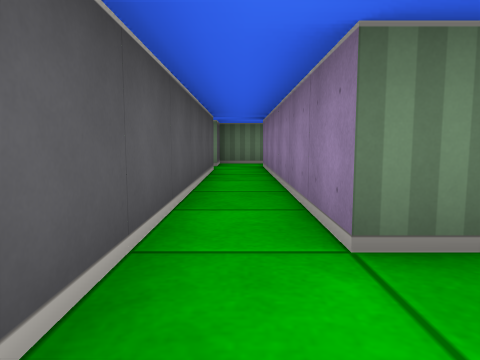
view 1 (above)

17 first-person views from a walk through a cub3D level. The camera is about half as high as the walls, tilts 6° down and sees 70° across. The floor is counted in squares. Each view is taken from the middle of a square. On the plan, view 1 faces up. The plan holds only what a view shows up to about 9 squares ahead; the rest is blank.

view 2
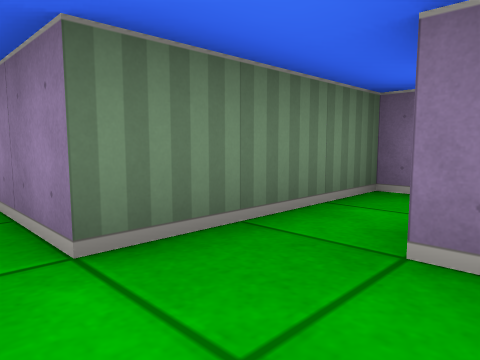

view 3
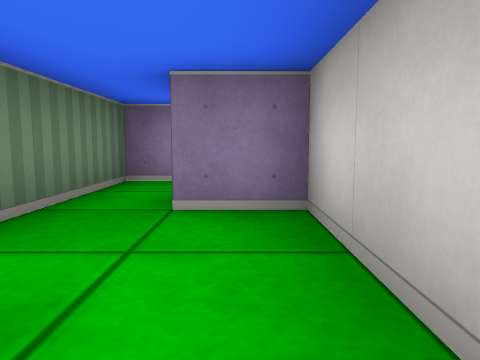

view 4
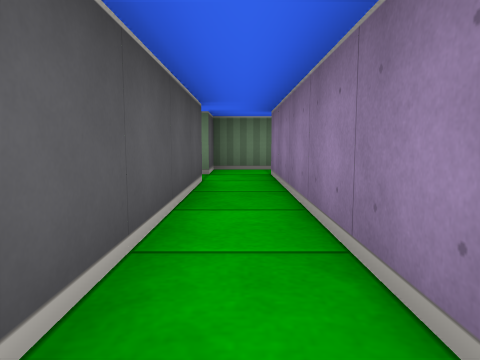

view 5
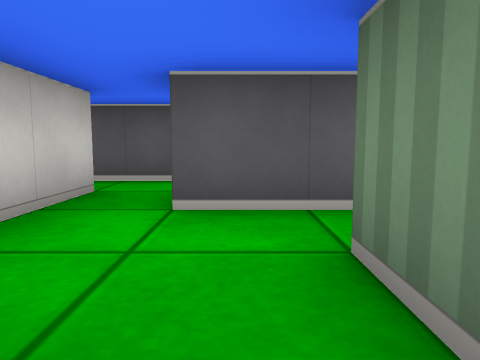

view 6
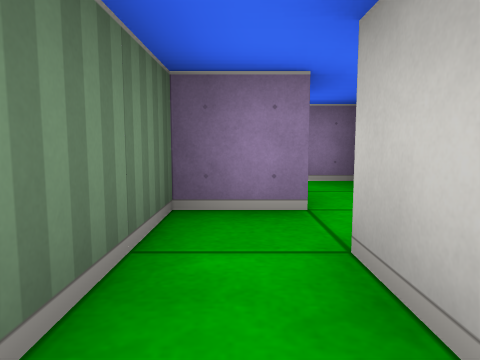

view 7
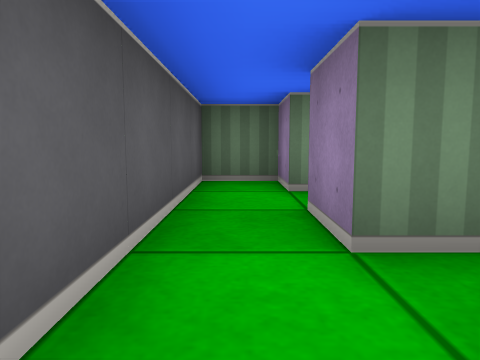

view 8
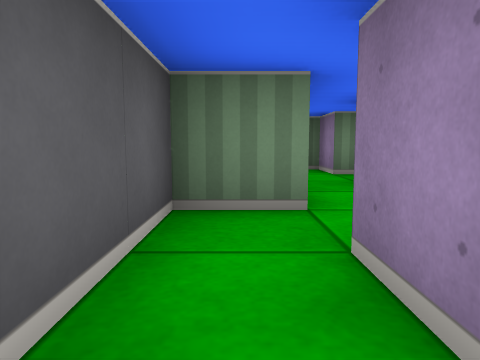

view 9
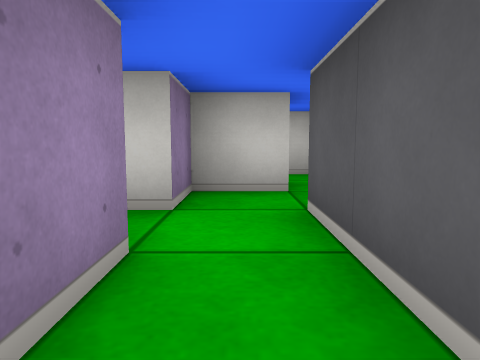

view 10
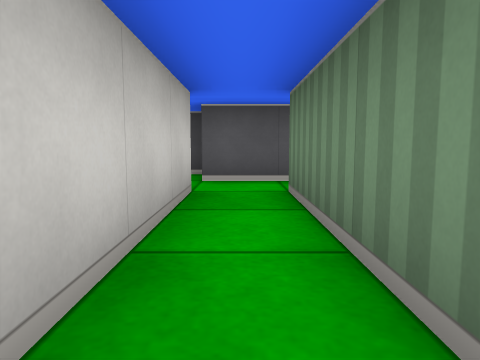

view 11
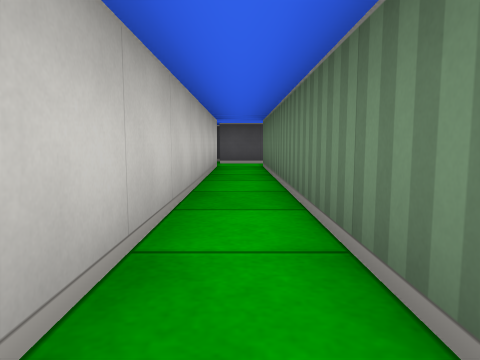

view 12
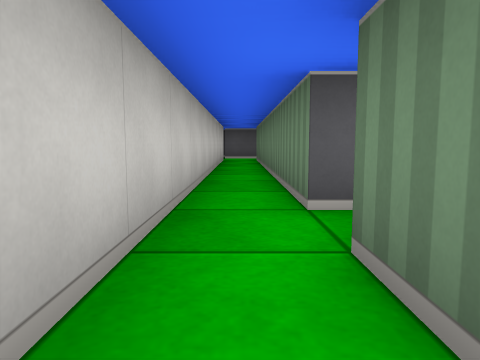

view 13
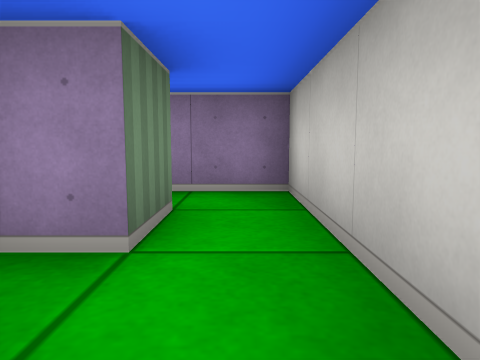

view 14
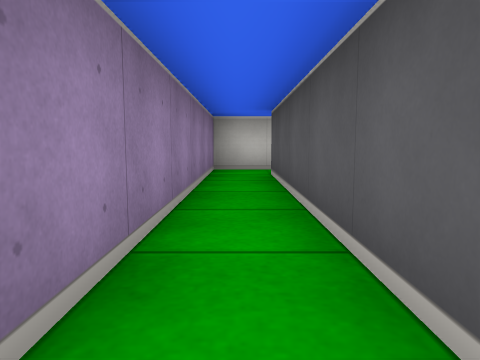

view 15
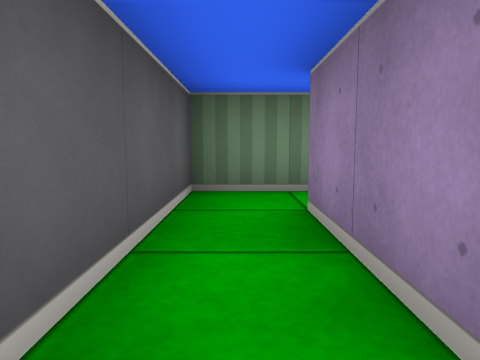

view 16
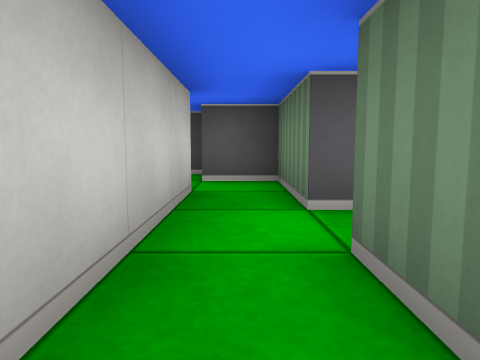

view 17
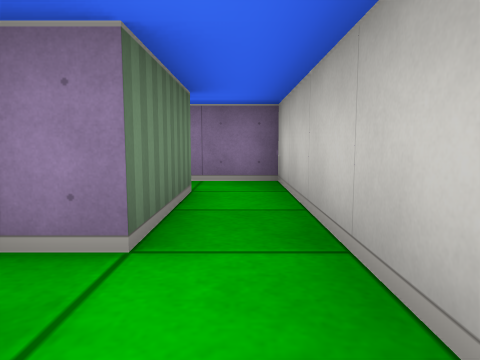

### Floor plan
Ten units are one square. View 1 is at (0, 0); x grows to the right and y downward. Boxes are objects, and circles mark ways between rooms. Rooms are numbered by the first view taken in them; rooms with no view inside come last. Other rooms are left out.
<svg viewBox="-40 -96 145 151">
<path fill="none" stroke="#000" d="M-5 5 15 5 15 -5 25 -5M35 -4 35 -15 5 -15 5 -65M55 6 55 -1M-5 -65 -5 -5M-15 -5 -15 -15 -25 -15 -25 15M-15 15 -15 5 -5 5M-25 15 -25 25 -35 25 -35 35M65 15 -15 15M-25 35 -15 35 -15 25 85 25M85 15 75 15 75 9M-25 44 -25 35M-35 35 -35 44M85 25 95 25 95 -35M98 -45 85 -45 85 15M15 -75 55 -75 55 -88M45 -85 25 -85 25 -91M5 -65 5 -75 15 -75M15 -85 -5 -85 -5 -75"/>
<circle cx="-10" cy="0" r="3" fill="#2a7"/>
<circle cx="0" cy="-60" r="3" fill="#2a7"/>
<circle cx="-20" cy="10" r="3" fill="#2a7"/>
<circle cx="-30" cy="40" r="3" fill="#2a7"/>
<circle cx="80" cy="20" r="3" fill="#2a7"/>
<circle cx="10" cy="-80" r="3" fill="#2a7"/>
<text x="10" y="-10">1</text>
<text x="-20" y="0">2</text>
<text x="20" y="20">3</text>
<text x="-10" y="50">4</text>
<text x="90" y="-10">5</text>
<text x="30" y="-80">6</text>
<text x="0" y="-80">7</text>
</svg>
Room 1 opens to room 2. Room 1 opens to room 7. Room 2 opens to room 3. Room 3 opens to room 4. Room 3 opens to room 5. Room 6 opens to room 7.

Where each view was taken, in squares from view 1:
view 1: 0 up, 0 right, facing up
view 2: 0 up, 0 right, facing up-right
view 3: 0 up, 1 left, facing right
view 4: 2 up, 0 right, facing up
view 5: 1 up, 2 right, facing left
view 6: 1 up, 1 right, facing right
view 7: 3 down, 2 left, facing up
view 8: 5 down, 3 left, facing up
view 9: 0 up, 2 left, facing down
view 10: 2 down, 2 right, facing left
view 11: 2 down, 6 right, facing left
view 12: 2 down, 9 right, facing left
view 13: 2 down, 6 right, facing right
view 14: 4 up, 9 right, facing down
view 15: 1 up, 9 right, facing up
view 16: 8 up, 4 right, facing left
view 17: 8 up, 1 right, facing right
